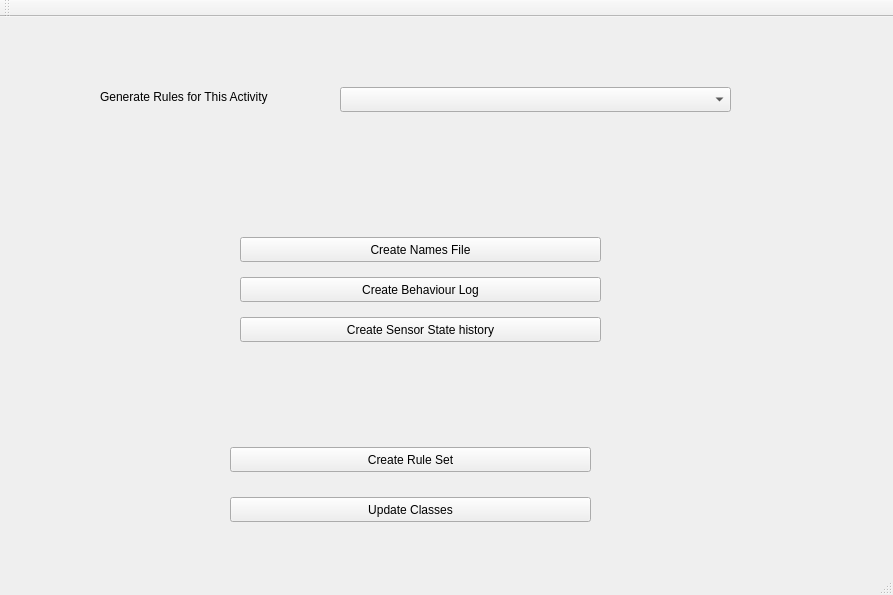
<?xml version="1.0" encoding="UTF-8"?>
<ui version="4.0">
 <class>MainWindow</class>
 <widget class="QMainWindow" name="MainWindow">
  <property name="geometry">
   <rect>
    <x>0</x>
    <y>0</y>
    <width>893</width>
    <height>595</height>
   </rect>
  </property>
  <property name="windowTitle">
   <string>MainWindow</string>
  </property>
  <widget class="QWidget" name="centralWidget">
   <widget class="QLabel" name="locnLabel">
    <property name="geometry">
     <rect>
      <x>70</x>
      <y>510</y>
      <width>771</width>
      <height>16</height>
     </rect>
    </property>
    <property name="text">
     <string/>
    </property>
   </widget>
   <widget class="QPushButton" name="behLogPushButton">
    <property name="geometry">
     <rect>
      <x>240</x>
      <y>260</y>
      <width>361</width>
      <height>25</height>
     </rect>
    </property>
    <property name="text">
     <string>Create Behaviour Log</string>
    </property>
   </widget>
   <widget class="QComboBox" name="activityComboBox">
    <property name="geometry">
     <rect>
      <x>340</x>
      <y>70</y>
      <width>391</width>
      <height>25</height>
     </rect>
    </property>
   </widget>
   <widget class="QLabel" name="label">
    <property name="geometry">
     <rect>
      <x>100</x>
      <y>70</y>
      <width>221</width>
      <height>20</height>
     </rect>
    </property>
    <property name="text">
     <string>Generate Rules for This Activity</string>
    </property>
   </widget>
   <widget class="QPushButton" name="ruleSetPushButton">
    <property name="geometry">
     <rect>
      <x>230</x>
      <y>430</y>
      <width>361</width>
      <height>25</height>
     </rect>
    </property>
    <property name="text">
     <string>Create Rule Set</string>
    </property>
   </widget>
   <widget class="QPushButton" name="ruleStatePushButton">
    <property name="geometry">
     <rect>
      <x>240</x>
      <y>300</y>
      <width>361</width>
      <height>25</height>
     </rect>
    </property>
    <property name="text">
     <string>Create Sensor State history</string>
    </property>
   </widget>
   <widget class="QPushButton" name="classUpdatePushButton">
    <property name="geometry">
     <rect>
      <x>230</x>
      <y>480</y>
      <width>361</width>
      <height>25</height>
     </rect>
    </property>
    <property name="text">
     <string>Update Classes</string>
    </property>
   </widget>
   <widget class="QPushButton" name="namesPushButton">
    <property name="geometry">
     <rect>
      <x>240</x>
      <y>220</y>
      <width>361</width>
      <height>25</height>
     </rect>
    </property>
    <property name="text">
     <string>Create Names File</string>
    </property>
   </widget>
  </widget>
  <widget class="QMenuBar" name="menuBar">
   <property name="geometry">
    <rect>
     <x>0</x>
     <y>0</y>
     <width>893</width>
     <height>22</height>
    </rect>
   </property>
  </widget>
  <widget class="QToolBar" name="mainToolBar">
   <attribute name="toolBarArea">
    <enum>TopToolBarArea</enum>
   </attribute>
   <attribute name="toolBarBreak">
    <bool>false</bool>
   </attribute>
  </widget>
  <widget class="QStatusBar" name="statusBar"/>
 </widget>
 <layoutdefault spacing="6" margin="11"/>
 <resources/>
 <connections/>
</ui>
